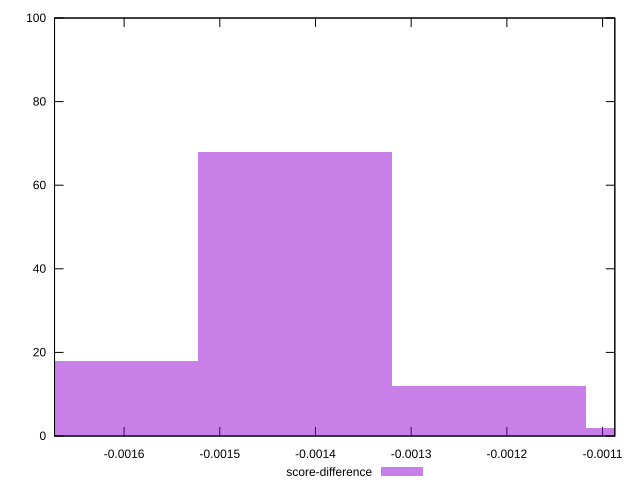

This chart was generated by the following gnuplot code:
reset

$scoreDifference <<EOF
-0.001421534979838016 68
-0.001624611405529161 18
-0.0012184585541468707 12
-0.0010153821284557257 2
EOF

set key outside below
set boxwidth 0.00020307642569114513
set xrange [-0.0016727067019833841:-0.001087165240266308]
set yrange [0:100]
set trange [0:100]
set style fill transparent solid 0.5 noborder
set terminal svg size 640, 490 enhanced background rgb 'white'
set output "report_00008_2021-01-22T20:58:29.167/first-contentful-paint/samples/pages+cached+noexternal+nocss/score-difference/histogram.svg"

plot $scoreDifference title "score-difference" with boxes

reset
